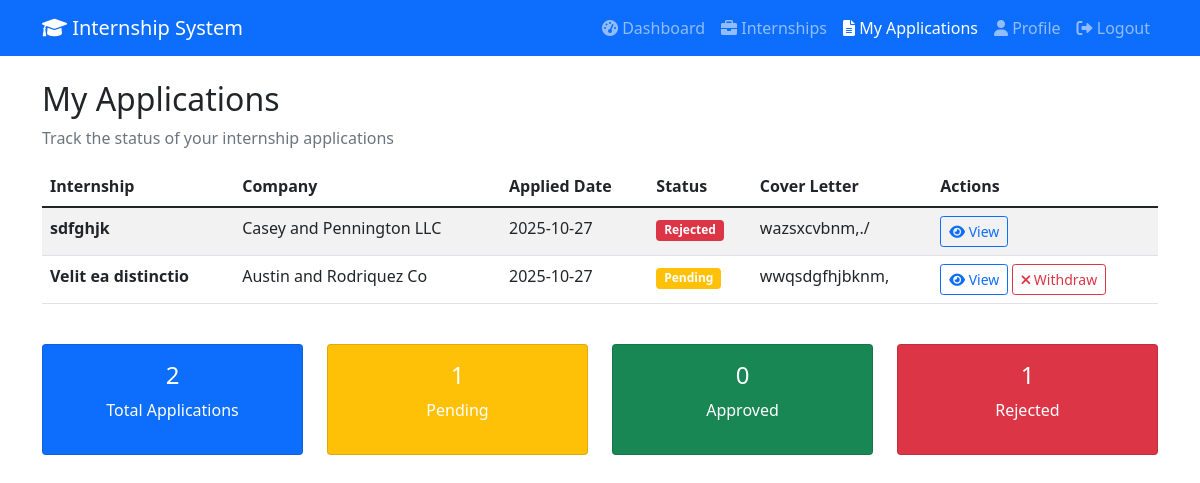
Before: /my-applications (signed in) with the older database file.
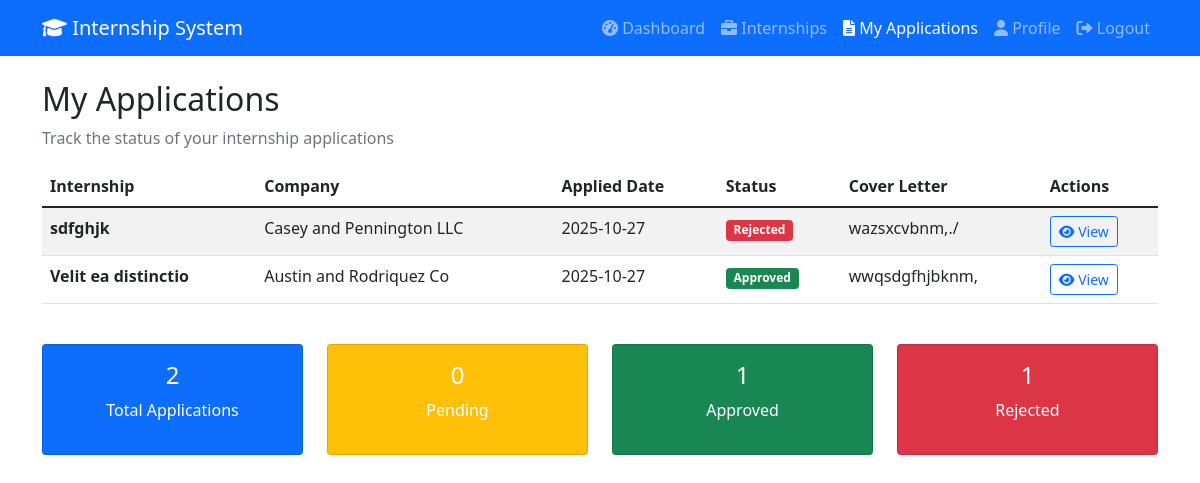
After: the same page with the newer database file.
### models.py (models this page shows)
class InternshipApplication(Base):
    __tablename__ = "internship_applications"
    id = Column(Integer, primary_key=True, index=True)
    student_id = Column(Integer, ForeignKey("users.id"), nullable=False)
    internship_id = Column(Integer, ForeignKey("internships.id"), nullable=False)
    application_date = Column(DateTime(timezone=True), server_default=func.now())
    status = Column(Enum(ApplicationStatus), default=ApplicationStatus.PENDING)
    cover_letter = Column(Text)
    resume_url = Column(String(500))
    student = relationship("User", back_populates="applications")
    internship = relationship("Internship", back_populates="applications")

class Internship(Base):
    __tablename__ = "internships"
    id = Column(Integer, primary_key=True, index=True)
    title = Column(String(255), nullable=False)
    description = Column(Text)
    company = Column(String(255), nullable=False)
    location = Column(String(255))
    duration = Column(String(100))
    stipend = Column(String(100))
    requirements = Column(Text)
    created_by = Column(Integer, ForeignKey("users.id"))
    created_at = Column(DateTime(timezone=True), server_default=func.now())
    is_active = Column(Boolean, default=True)
    deadline = Column(DateTime(timezone=True))
    creator = relationship("User", back_populates="created_internships")
    applications = relationship("InternshipApplication", back_populates="internship")
    tasks = relationship("Task", back_populates="internship")
    feedback = relationship("Feedback", back_populates="internship")

### app.py (the view)
@app.get("/my-applications", response_class=HTMLResponse)
async def my_applications_page(request: Request, db: Session = Depends(get_db)):
    try:
        user = await get_current_user_from_cookie(request, db)
        if user.role != "student":
            return RedirectResponse("/dashboard?error=Access denied")
        applications = crud.get_student_applications_with_details(db, user.id)
        return templates.TemplateResponse("my_applications.html", {
            "request": request,
            "user": user,
            "applications": applications
        })
    except Exception as e:
        return RedirectResponse("/login")

### templates/my_applications.html (shortened to what the changed rows need)
<!DOCTYPE html>
<html lang="en">
<head>
    <link href="https://cdn.jsdelivr.net/npm/bootstrap@5.1.3/dist/css/bootstrap.min.css" rel="stylesheet">
    <link href="https://cdnjs.cloudflare.com/ajax/libs/font-awesome/6.0.0/css/all.min.css" rel="stylesheet">
</head>
<body>
    <div class="container mt-4">
        <h2>My Applications</h2>
        <div class="row">
            <div class="col-12">
                {% if applications %}
                <div class="table-responsive">
                    <table class="table table-striped">
                        <thead>
                            <tr>
                                <th>Internship</th>
                                <th>Company</th>
                                <th>Applied Date</th>
                                <th>Status</th>
                                <th>Cover Letter</th>
                                <th>Actions</th>
                            </tr>
                        </thead>
                        <tbody>
                            {% for application in applications %}
                            <tr>
                                <td>
                                    <strong>{{ application.internship.title if application.internship else 'Internship #' + application.internship_id|string }}</strong>
                                </td>
                                <td>
                                    {{ application.internship.company if application.internship else 'N/A' }}
                                </td>
                                <td>{{ application.application_date.strftime('%Y-%m-%d') }}</td>
                                <td>
                                    <span class="badge
                                        {% if application.status == 'pending' %}bg-warning
                                        {% elif application.status == 'approved' %}bg-success
                                        {% else %}bg-danger{% endif %}">
                                        {{ application.status|title }}
                                    </span>
                                </td>
                                <td>
                                    {% if application.cover_letter %}
                                    <span data-bs-toggle="tooltip" title="{{ application.cover_letter }}">
                                        {{ application.cover_letter[:100] }}{% if application.cover_letter|length > 100 %}...{% endif %}
                                    </span>
                                    {% else %}
                                    <span class="text-muted">No cover letter</span>
                                    {% endif %}
                                </td>
                                <td>
                                    <button class="btn btn-sm btn-outline-primary" onclick="viewApplication('{{ application.id }}')">
                                        <i class="fas fa-eye"></i> View
                                    </button>
                                    {% if application.status == 'pending' %}
                                    <button class="btn btn-sm btn-outline-danger" onclick="withdrawApplication('{{ application.id }}')">
                                        <i class="fas fa-times"></i> Withdraw
                                    </button>
                                    {% endif %}
                                </td>
                            </tr>
                            {% endfor %}
                        </tbody>
                    </table>
                </div>
                <div class="row mt-4">
                    <div class="col-md-3">
                        <div class="card text-white bg-primary">
                            <div class="card-body text-center">
                                <h4>{{ applications|length }}</h4>
                                <p>Total Applications</p>
                            </div>
                        </div>
                    </div>
                    <div class="col-md-3">
                        <div class="card text-white bg-warning">
                            <div class="card-body text-center">
                                <h4>{{ applications|selectattr('status', 'equalto', 'pending')|list|length }}</h4>
                                <p>Pending</p>
                            </div>
                        </div>
                    </div>
                    <div class="col-md-3">
                        <div class="card text-white bg-success">
                            <div class="card-body text-center">
                                <h4>{{ applications|selectattr('status', 'equalto', 'approved')|list|length }}</h4>
                                <p>Approved</p>
                            </div>
                        </div>
                    </div>
                    <div class="col-md-3">
                        <div class="card text-white bg-danger">
                            <div class="card-body text-center">
                                <h4>{{ applications|selectattr('status', 'equalto', 'rejected')|list|length }}</h4>
                                <p>Rejected</p>
                            </div>
                        </div>
                    </div>
                </div>
                {% endif %}
            </div>
        </div>
    </div>
</body>
</html>

Changed rows visible on the page:
changed InternshipApplication "wwqsdgfhjbknm,": status "Pending" → "Approved"; no longer shows "Withdraw"
Other visible differences:
{{ applications|selectattr('status', 'equalto', 'pending')|list|length }}: "1" → "0"
{{ applications|selectattr('status', 'equalto', 'approved')|list|length }}: "0" → "1"
